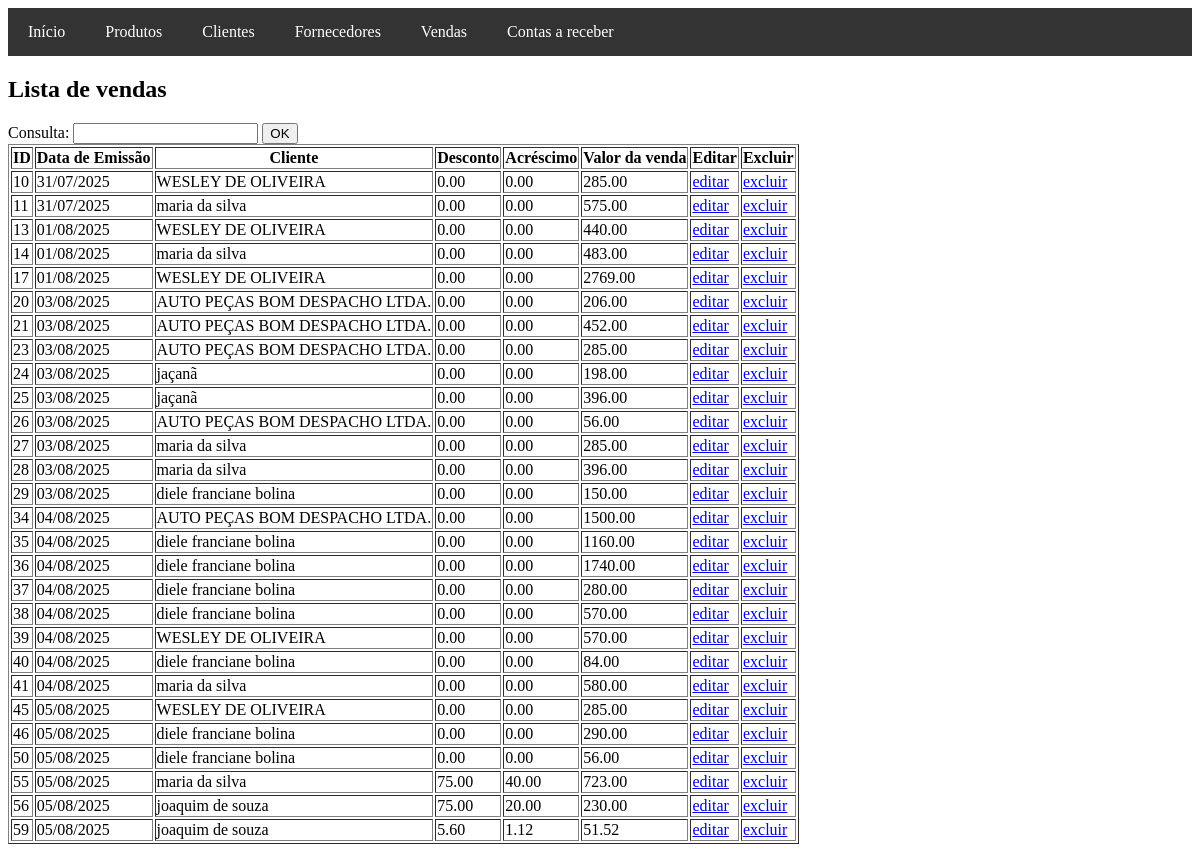
Page /vendas/controle.php on the committed database.
### tables this page shows
CREATE TABLE `vendas` (
  `id` int(11) NOT NULL,
  `data_emissao` date DEFAULT NULL,
  `cliente_id` int(11) DEFAULT NULL,
  `desconto_venda` decimal(10,2) NOT NULL,
  `acrescimo_venda` decimal(10,2) NOT NULL,
  `total_venda` decimal(10,2) DEFAULT NULL
);

CREATE TABLE `clientes` (
  `id` int(11) NOT NULL,
  `tipo` text NOT NULL,
  `nome` varchar(100) NOT NULL,
  `logradouro` varchar(100) DEFAULT NULL,
  `numero` varchar(10) DEFAULT NULL,
  `complemento` varchar(50) DEFAULT NULL,
  `bairro` varchar(50) DEFAULT NULL,
  `cidade` varchar(50) DEFAULT NULL,
  `uf` char(2) DEFAULT NULL,
  `cep` varchar(9) DEFAULT NULL,
  `rg` varchar(20) DEFAULT NULL,
  `cpf` varchar(14) DEFAULT NULL,
  `cnpj` text NOT NULL,
  `insc` text NOT NULL,
  `celular` varchar(20) DEFAULT NULL,
  `instagram` varchar(50) DEFAULT NULL,
  `obs` text DEFAULT NULL,
  `limite` decimal(10,2) DEFAULT 0.00,
  `bloqueado` text DEFAULT NULL
);

### vendas/controle.php (the view, shortened to what this page needs)
<?php
include_once '../includes/header.php';
include_once '../config/conexao.php';
?>
<h2>Lista de vendas</h2>
<form action="" method="post">
    <label for="consulta">Consulta:</label>
    <input type="text" name="consulta" id="consulta">
    <input type="submit" value="OK">
</form>
<?php
$consulta = isset($_POST['consulta']) ? $_POST['consulta'] : '';
if ($consulta == "") {
    $exibe = "SELECT v.*, c.nome AS nome_cliente
              FROM vendas v
              INNER JOIN clientes c ON v.cliente_id = c.id";
} else {
    $exibe = "SELECT v.*, c.nome AS nome_cliente
              FROM vendas v
              INNER JOIN clientes c ON v.cliente_id = c.id
              WHERE c.nome LIKE '%$consulta%'";
}
$sql = mysqli_query($conexao, $exibe) or die("Erro: " . mysqli_error($conexao));
echo "<table border='1'>";
echo "<tr>
        <th>ID</th>
        <th>Data de Emissão</th>
        <th>Cliente</th>
        <th>Desconto</th>
        <th>Acréscimo</th>
        <th>Valor da venda</th>
        <th>Editar</th>
        <th>Excluir</th>
    </tr>";
while ($row = mysqli_fetch_assoc($sql)) {
    echo "<tr>";
    echo "<td>{$row['id']}</td>";
    echo "<td>" . date("d/m/Y", strtotime($row['data_emissao'])) . "</td>";
    echo "<td>{$row['nome_cliente']}</td>";
    echo "<td>{$row['desconto_venda']}</td>";
    echo "<td>{$row['acrescimo_venda']}</td>";
    echo "<td>{$row['total_venda']}</td>";
    echo "<td><a href='editar.php?id={$row['id']}'>editar</a></td>";
    echo "<td><a href='excluir.php?id={$row['id']}'>excluir</a></td>";
    echo "</tr>";
}
echo "</table>";
?>

### rows in the picture
vendas: id "10", data_emissao "31/07/2025", cliente.nome "WESLEY DE OLIVEIRA", desconto_venda "0.00", acrescimo_venda "0.00", total_venda "285.00"
vendas: id "11", data_emissao "31/07/2025", cliente.nome "maria da silva", desconto_venda "0.00", acrescimo_venda "0.00", total_venda "575.00"
vendas: id "13", data_emissao "01/08/2025", cliente.nome "WESLEY DE OLIVEIRA", desconto_venda "0.00", acrescimo_venda "0.00", total_venda "440.00"
vendas: id "14", data_emissao "01/08/2025", cliente.nome "maria da silva", desconto_venda "0.00", acrescimo_venda "0.00", total_venda "483.00"
vendas: id "17", data_emissao "01/08/2025", cliente.nome "WESLEY DE OLIVEIRA", desconto_venda "0.00", acrescimo_venda "0.00", total_venda "2769.00"
vendas: id "20", data_emissao "03/08/2025", cliente.nome "AUTO PEÇAS BOM DESPACHO LTDA.", desconto_venda "0.00", acrescimo_venda "0.00", total_venda "206.00"
vendas: id "21", data_emissao "03/08/2025", cliente.nome "AUTO PEÇAS BOM DESPACHO LTDA.", desconto_venda "0.00", acrescimo_venda "0.00", total_venda "452.00"
vendas: id "23", data_emissao "03/08/2025", cliente.nome "AUTO PEÇAS BOM DESPACHO LTDA.", desconto_venda "0.00", acrescimo_venda "0.00", total_venda "285.00"
vendas: id "24", data_emissao "03/08/2025", cliente.nome "jaçanã", desconto_venda "0.00", acrescimo_venda "0.00", total_venda "198.00"
vendas: id "25", data_emissao "03/08/2025", cliente.nome "jaçanã", desconto_venda "0.00", acrescimo_venda "0.00", total_venda "396.00"
vendas: id "26", data_emissao "03/08/2025", cliente.nome "AUTO PEÇAS BOM DESPACHO LTDA.", desconto_venda "0.00", acrescimo_venda "0.00", total_venda "56.00"
vendas: id "27", data_emissao "03/08/2025", cliente.nome "maria da silva", desconto_venda "0.00", acrescimo_venda "0.00", total_venda "285.00"
vendas: id "28", data_emissao "03/08/2025", cliente.nome "maria da silva", desconto_venda "0.00", acrescimo_venda "0.00", total_venda "396.00"
vendas: id "29", data_emissao "03/08/2025", cliente.nome "diele franciane bolina", desconto_venda "0.00", acrescimo_venda "0.00", total_venda "150.00"
vendas: id "34", data_emissao "04/08/2025", cliente.nome "AUTO PEÇAS BOM DESPACHO LTDA.", desconto_venda "0.00", acrescimo_venda "0.00", total_venda "1500.00"
vendas: id "35", data_emissao "04/08/2025", cliente.nome "diele franciane bolina", desconto_venda "0.00", acrescimo_venda "0.00", total_venda "1160.00"
vendas: id "36", data_emissao "04/08/2025", cliente.nome "diele franciane bolina", desconto_venda "0.00", acrescimo_venda "0.00", total_venda "1740.00"
vendas: id "37", data_emissao "04/08/2025", cliente.nome "diele franciane bolina", desconto_venda "0.00", acrescimo_venda "0.00", total_venda "280.00"
vendas: id "38", data_emissao "04/08/2025", cliente.nome "diele franciane bolina", desconto_venda "0.00", acrescimo_venda "0.00", total_venda "570.00"
vendas: id "39", data_emissao "04/08/2025", cliente.nome "WESLEY DE OLIVEIRA", desconto_venda "0.00", acrescimo_venda "0.00", total_venda "570.00"
vendas: id "40", data_emissao "04/08/2025", cliente.nome "diele franciane bolina", desconto_venda "0.00", acrescimo_venda "0.00", total_venda "84.00"
vendas: id "41", data_emissao "04/08/2025", cliente.nome "maria da silva", desconto_venda "0.00", acrescimo_venda "0.00", total_venda "580.00"
vendas: id "45", data_emissao "05/08/2025", cliente.nome "WESLEY DE OLIVEIRA", desconto_venda "0.00", acrescimo_venda "0.00", total_venda "285.00"
vendas: id "46", data_emissao "05/08/2025", cliente.nome "diele franciane bolina", desconto_venda "0.00", acrescimo_venda "0.00", total_venda "290.00"
vendas: id "50", data_emissao "05/08/2025", cliente.nome "diele franciane bolina", desconto_venda "0.00", acrescimo_venda "0.00", total_venda "56.00"
vendas: id "55", data_emissao "05/08/2025", cliente.nome "maria da silva", desconto_venda "75.00", acrescimo_venda "40.00", total_venda "723.00"
vendas: id "56", data_emissao "05/08/2025", cliente.nome "joaquim de souza", desconto_venda "75.00", acrescimo_venda "20.00", total_venda "230.00"
vendas: id "59", data_emissao "05/08/2025", cliente.nome "joaquim de souza", desconto_venda "5.60", acrescimo_venda "1.12", total_venda "51.52"
